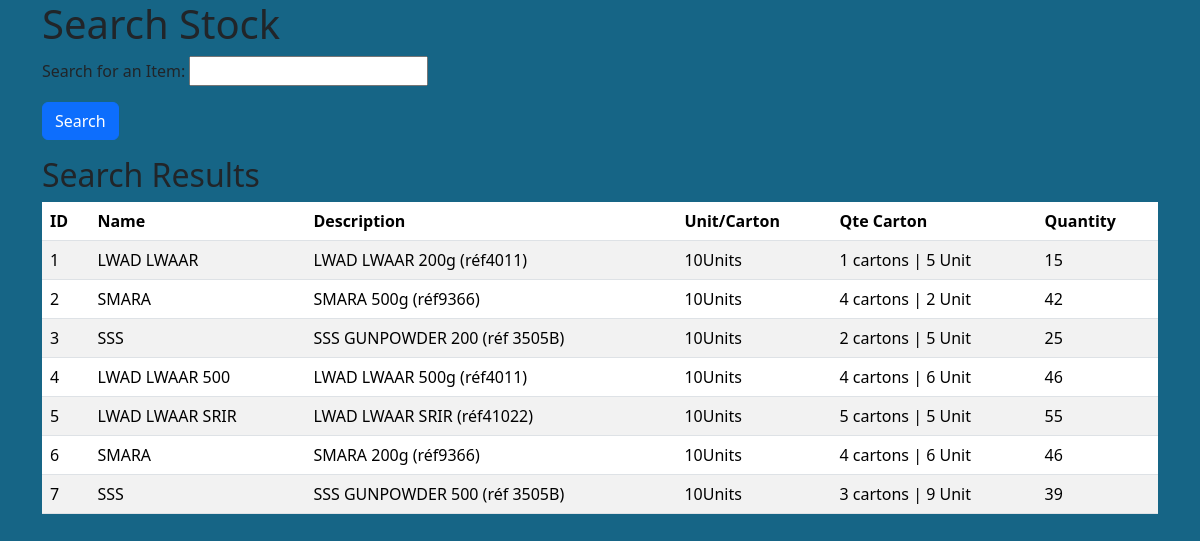
The app's page /stock/search/, older data.
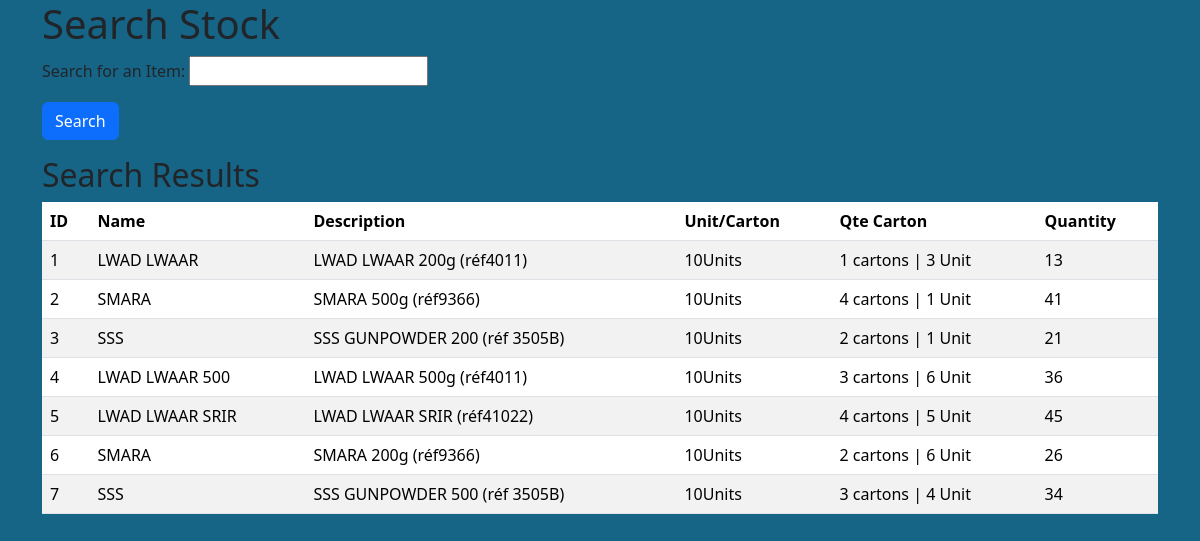
The same page, newer data.
### stock/models.py (models this page shows, shortened)
class Stock(models.Model):
    item = models.OneToOneField(Item, on_delete=models.DO_NOTHING, related_name='stock',primary_key=True)
    current_quantity = models.PositiveIntegerField(default=0)
    unit_by_carton = models.PositiveIntegerField(default=1)
    cost_price = models.DecimalField(max_digits=10, decimal_places=2, default=0.00)
    threshold_amount= models.PositiveIntegerField(default=0)
    reorder_point = models.PositiveIntegerField(default=0) #ADD This
    lead_time = models.IntegerField(default=7, help_text="Lead time in days")  # Add the lead_time field
    @property
    def get_current_qte(self):
        return self.current_quantity
    @property
    def qte_by_carton(self):
        return self.unit_by_carton
    @property
    def quantity_by_crtn(self):
        if self.current_quantity > 0:
            cartons = self.current_quantity // self.unit_by_carton
            units = self.current_quantity % self.unit_by_carton
            return f"{cartons} cartons | {units} Unit"
        return "0 cartons | 0 units"

class Item(models.Model):
    id = models.BigIntegerField(primary_key=True)
    name = models.CharField(max_length=30)
    description = models.CharField(max_length=100)
    price = models.DecimalField(max_digits=10,decimal_places=2)

### stock/views.py (the view)
# urls.py: path('search/', search_item_in_stock, name='search_item'),
def search_item_in_stock(request):
    form = StockSearchForm()
    results = Stock.objects.all()  # Start with all Stock items
    if request.method == 'GET':
        query = request.GET.get('query')
        if query:
            results = results.filter(item__name__icontains=query) | results.filter(item__description__icontains=query)
    return render(request, 'stock/stock_search.html', {'form': form, 'results': results})

### stock/forms.py
class StockSearchForm(forms.Form):
    query = forms.CharField(label='Search for an Item', max_length=100, required=False)

### stock/context_processors.py (called while the page is built)
def stock_alerts(request):
    alerts = []
    items = StockAlert.objects.all()
    for item in items:
        if item.item.get_current_qte < item.threshold:
            alerts.append(item)
    return {
        'stock_alerts': alerts  # Make stock_alerts available in templates
    }

### stock/templates/stock/stock_search.html (shortened to what this page needs)
{% extends 'stock/base.html' %}
{% block content %}
{% load static %}
{% load crispy_forms_tags %}
<h1>Search Stock</h1>
<form method="get" class="form-inline mb-3">
    {{ form.as_p }}
    <button type="submit" class="btn btn-primary">Search</button>
</form>
<h2>Search Results</h2>
{% if results %}
    <table class="table table-striped">
        <thead>
            <tr>
                <th>ID</th>
                <th>Name</th>
                <th>Description</th>
                <th>Unit/Carton</th>
                <th>Qte Carton</th>
                <th>Quantity</th>
            </tr>
        </thead>
        <tbody>
            {% for result in results %}
                <tr>
                    <td>{{ result.item.pk }}</td>
                    <td>{{ result.item.name }}</td>
                    <td>{{ result.item.description }}</td>
                    <td>{{ result.unit_by_carton }}Units</td>
                    <td>{{ result.quantity_by_crtn}}</td>
                    <td>{{ result.current_quantity}}</td>
                </tr>
            {% endfor %}
        </tbody>
    </table>
{% else %}
    <div class="alert alert-warning">No results found.</div>
{% endif %}
{% endblock %}

### stock/templates/stock/base.html (shortened to what this page needs)
{% load static %}
<!DOCTYPE html>
<html lang="en">
<head>
    <link href="https://cdn.jsdelivr.net/npm/bootstrap@5.3.3/dist/css/bootstrap.min.css" rel="stylesheet">
    <link rel="stylesheet" type="text/css" href="{% static 'css/style.css' %}">
</head>
<body>
    <div class="container">
        {% block content %}{% endblock %}
    </div>
</body>
</html>

### static/css/style.css (style rules this page uses)
body { background-color: rgb(22, 101, 134); }

Row changes from the older to the newer data that the page shows:
changed Stock "LWAD LWAAR": quantity_by_crtn "1 cartons | 5 Unit" → "1 cartons | 3 Unit"; current_quantity "15" → "13"
changed Stock "SMARA 500g (réf9366)": quantity_by_crtn "4 cartons | 2 Unit" → "4 cartons | 1 Unit"; current_quantity "42" → "41"
changed Stock "SSS GUNPOWDER 200 (réf 3505B)": quantity_by_crtn "2 cartons | 5 Unit" → "2 cartons | 1 Unit"; current_quantity "25" → "21"
changed Stock "LWAD LWAAR 500": quantity_by_crtn "4 cartons | 6 Unit" → "3 cartons | 6 Unit"; current_quantity "46" → "36"
changed Stock "LWAD LWAAR SRIR": quantity_by_crtn "5 cartons | 5 Unit" → "4 cartons | 5 Unit"; current_quantity "55" → "45"
changed Stock "SMARA 200g (réf9366)": quantity_by_crtn "4 cartons | 6 Unit" → "2 cartons | 6 Unit"; current_quantity "46" → "26"
changed Stock "SSS GUNPOWDER 500 (réf 3505B)": quantity_by_crtn "3 cartons | 9 Unit" → "3 cartons | 4 Unit"; current_quantity "39" → "34"
